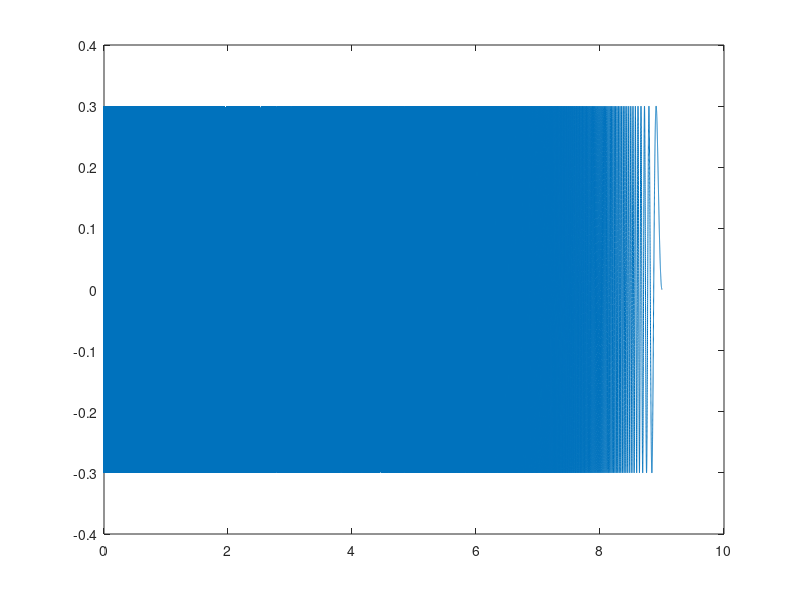

The MATLAB source for this figure:
% Frequency Modulation Example

% Amplitude
A = 0.3;
% Sample Rate (samples per second)
Hz = 48000;
% Signal Length (in seconds)
s = 3;
% Frequency (in Hertz)
f = 1000;
% Sample list
tt = 0:1 / Hz:s;


% An easy way to modulate frequency is by manipulating the time dimension
% Let time dimension quadratically scale (square each element)
tt = tt.^2;
% tt = tt .* sin(tt) u can try this
% This can be interpreted as time flowing faster and faster for the wave
% Which means its frequency is increasing as time goes on

% Generate sine wave with this time dimension
wave = A * sin(2 * pi * f * tt);

% Listen
% sound(wave, Hz)

% You may want to hear sound from reverse.
wave = fliplr(wave);

% Do not forget to plot what you have prepared.
plot(tt, wave)

% Do not forget to play what you have prepared.
sound(wave, Hz)